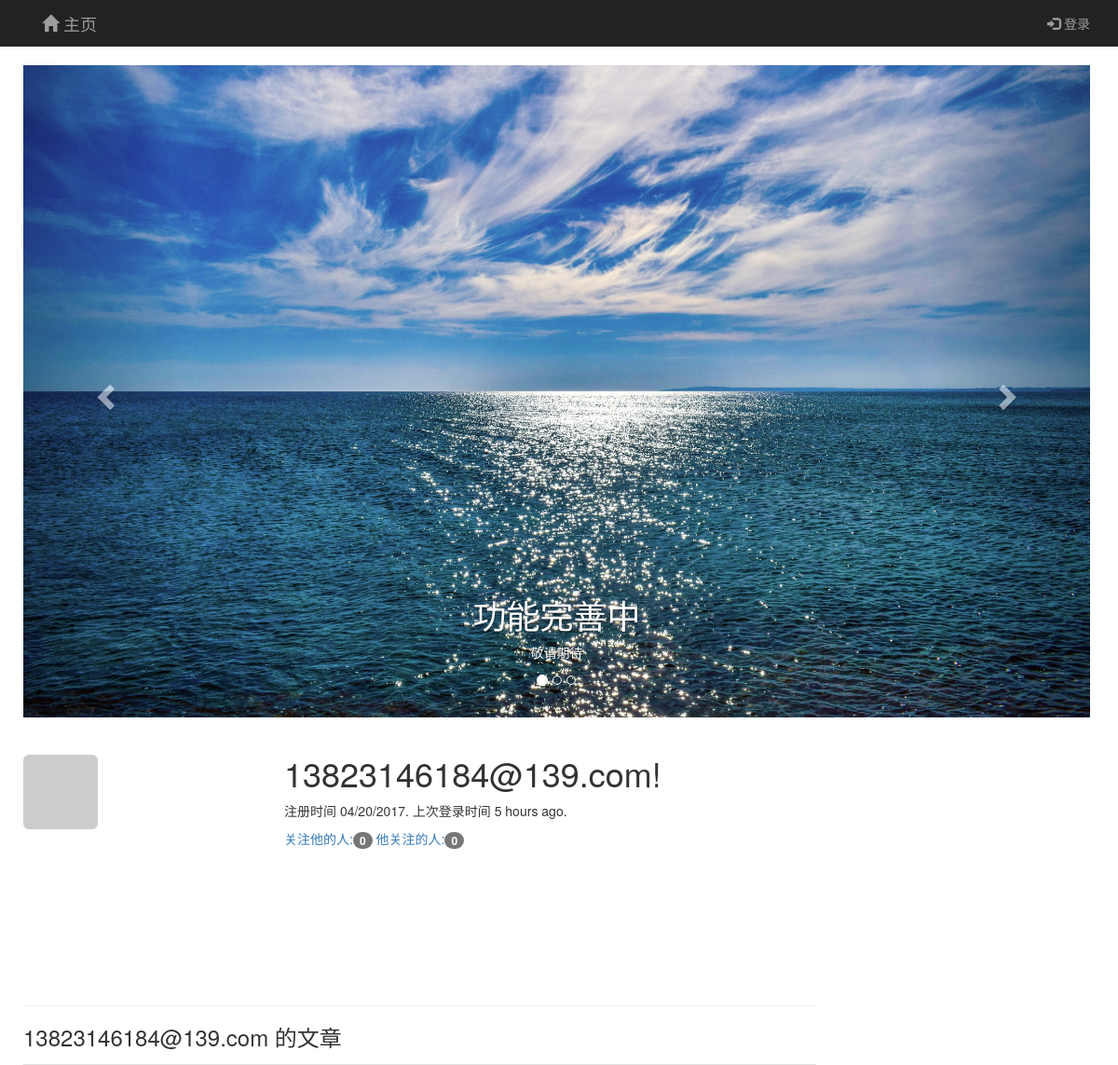
The page /user/13823146184@139.com on the database its author committed.
### app/models.py (models this page shows, shortened)
class User(UserMixin, db.Model):
    __tablename__ = 'users'
    id = db.Column(db.Integer, primary_key=True)
    email = db.Column(db.String(64), unique=True, index=True)
    username = db.Column(db.String(64), unique=True, index=True)
    password_hash = db.Column(db.String(128))
    role_id = db.Column(db.Integer, db.ForeignKey('roles.id'))
    confirmed = db.Column(db.Boolean, default=False)
    name = db.Column(db.String(64))
    location = db.Column(db.String(64))
    about_me = db.Column(db.Text())
    member_since = db.Column(db.DateTime(), default=datetime.utcnow)
    last_seen = db.Column(db.DateTime(), default=datetime.utcnow)
    avatar_hash = db.Column(db.String(32))
    posts = db.relationship('Post', backref='author', lazy='dynamic')
    followed = db.relationship('Follow', foreign_keys=[Follow.follower_id], backref=db.backref('follower', lazy='joined'),
                               lazy='dynamic', cascade='all, delete-orphan')
    followers = db.relationship('Follow', foreign_keys=[Follow.followed_id], backref=db.backref('followed', lazy='joined'),
                                lazy='dynamic', cascade='all, delete-orphan')
    comments = db.relationship('Comment', backref='author', lazy='dynamic')
    @property
    def password(self):
        raise AttributeError('password is not a readable attribute')
    def gravatar(self, size=100, default='identicon', rating='g'):
        if request.is_secure:
            url = 'http://secure.gravatar.com/avatar'
        else:
            url = 'http://gravatar.com/avatar'
        hash = self.avatar_hash or hashlib.md5(self.email.encode('utf-8')).hexdigest()
        return '{url}/{hash}?s={size}&d={default}&r={rating}'.format(url=url, hash=hash, size=size, default=default, rating=rating)

### app/main/views.py (the view)
@main.route('/user/<username>')
def user(username):
    user = User.query.filter_by(username=username).first()
    if user is None:
        abort(404)
    posts = user.posts.order_by(Post.timestamp.desc()).all()
    return render_template('user.html', user=user, posts=posts)

### app/auth/views.py (called while the page is built)
@auth.before_app_request
def before_request():
    if current_user.is_authenticated():
        current_user.ping()
        if not current_user.confirmed \
                and request.endpoint[:5] != 'auth.' and request.endpoint != 'static':
            return redirect(url_for('auth.unconfirmed'))

### app/main/__init__.py (called while the page is built)
@main.app_context_processor
def inject_permissions():
    return dict(Permission=Permission)

### app/models.py (called while the page is built)
    def can(self, permissions):
        return False

    def is_administrator(self):
        return False

### app/templates/user.html (shortened to what this page needs)
{% extends "base.html" %}
{% block page_content %}
<div class="page-header">
    <img class="img-rounded profile-thumbnail" src="{{ user.gravatar(size=256) }}">
    <div class="profile-header">
    <h1>{{ user.username }}!</h1>
    <p>注册时间 {{ moment(user.member_since).format('L') }}. 上次登录时间 {{ moment(user.last_seen).fromNow()}}.</p>
    <p>
        <a href="{{ url_for('.followers', username=user.username) }}">关注他的人:<span class="badge">{{ user.followers.count()-1 }}</span> </a>
        <a href="{{ url_for('.followed_by', username=user.username) }}">他关注的人:<span class="badge">{{ user.followed.count()-1 }}</span> </a>
    </p>
    </div>
</div>
<h3>{{user.username }} 的文章</h3>
{% endblock %}

### app/static/10th.css (style rules this page uses)
body { padding-top: 70px; background-attachment: fixed; background-image: url('https://drscdn.500px.org/photo/171351311/q%3D80_m%3D2000/75d4251b1b232c8937775265f3e73d0d'); }
.profile-thumbnail { position: absolute; }
.profile-header { min-height: 260px; margin-left: 280px; }

### rows shown on the page
User: username "13823146184@139.com", member_since "04/20/2017", last_seen "5 hours ago"

### other values the page prints
{{ user.followers.count()-1 }} "0"
{{ user.followed.count()-1 }} "0"
